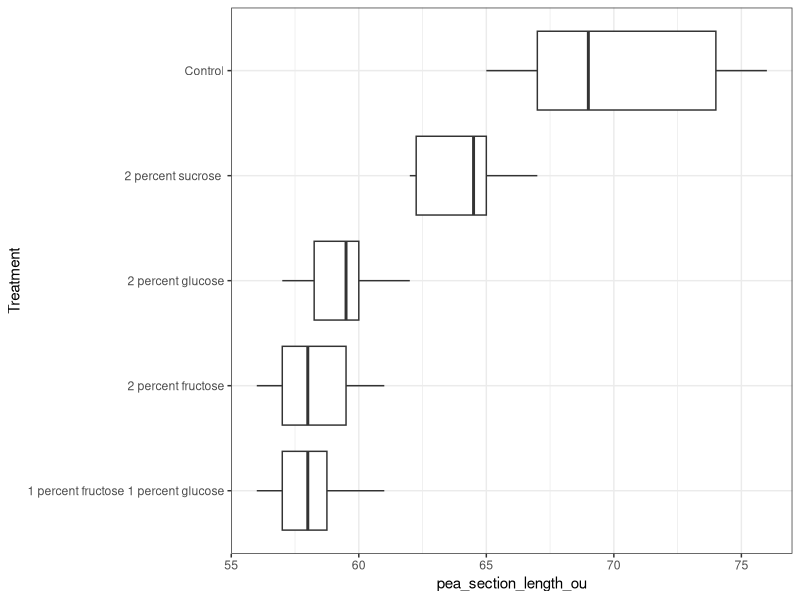
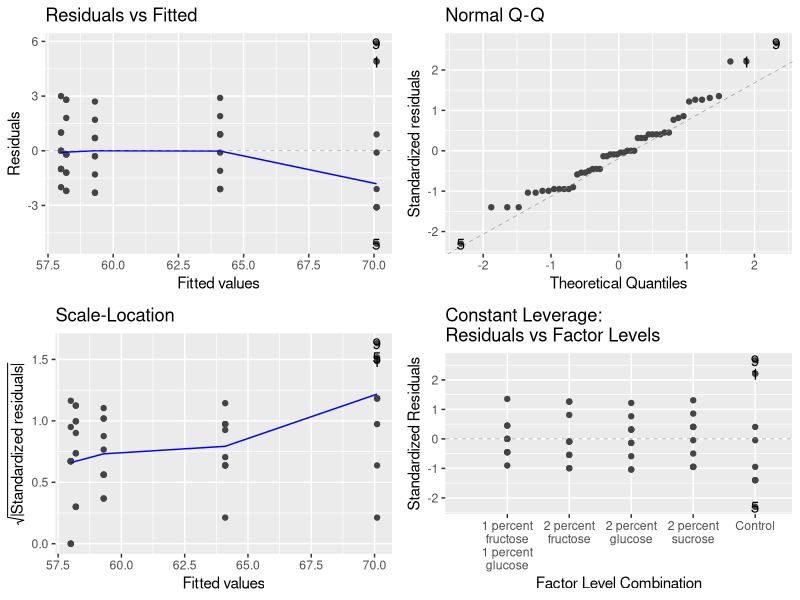

Recreate these plots in R, in order.
## ---- chunk 1
rm (list =ls())
library(ggfortify)
library(tidyverse)
library(here)
## ---- chunk 2
peas <- read.csv(here("data", "s_r_pea_sections.csv"))
peas$Treatment<-as.factor(peas$Treatment)


## ---- chunk 3
ggplot(peas, 
  aes(x=Treatment, y=pea_section_length_ou))+
  geom_boxplot()+
  theme_bw()+
  coord_flip()
## ---- chunk 4
model_pea<-lm(pea_section_length_ou ~ Treatment, data=peas)
model_pea
## ---- chunk 5
autoplot(model_pea)
## ---- chunk 6
anova(model_pea)
## ---- chunk 7
library(multcomp)
phc1<-glht(model_pea, linfct = mcp(Treatment="Tukey")) #mcp = multiple comparisons
summary(phc1)

## ---- chunk 8
cld(phc1)
